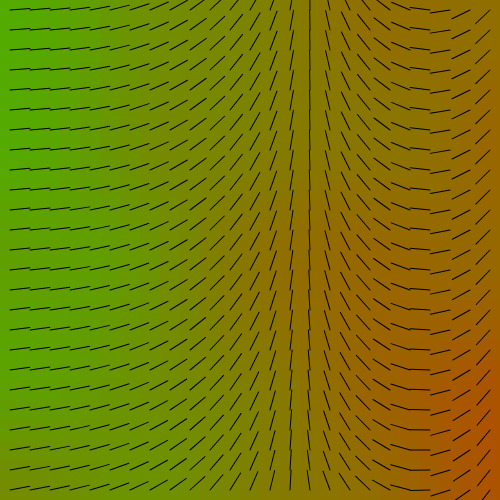
Frame 1 (no input)
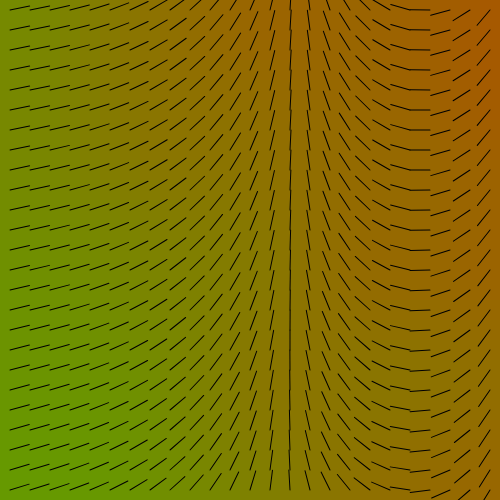
Frame 60 (no input)
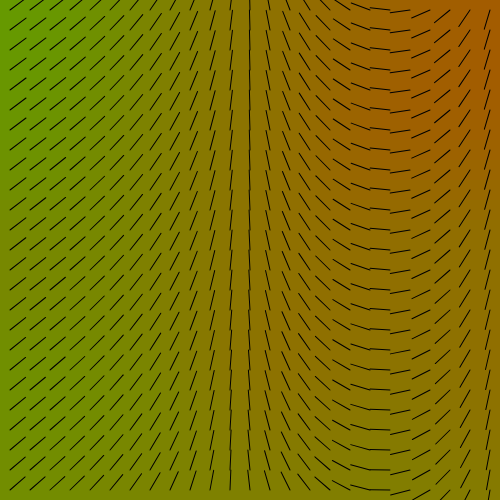
Frame 120 (the mouse pressed at the canvas centre since frame 60)

The p5.js sketch that drew these frames (run headless with seeded random() and noise() and a simulated clock; from frame 60 on, the mouse is pressed at the canvas centre):

// p5.js sketch
// ── sketch.js
var stepSize = 20;

function setup() {
  createCanvas(500, 500);
}
///////////////////////////////////////////////////////////////////////
function draw() {
  background(125);

  colorGrid();
  compassGrid();
}
///////////////////////////////////////////////////////////////////////
function colorGrid() {
  // your code here
  for (var x = 0; x < 25; x++) {
    for (var y = 0; y < 25; y++) {
      push();
      var nX = noise(
        (x * stepSize) / 1000,
        (y * stepSize) / 1000,
        (frameCount - mouseX) / 100
      );
      var c = lerpColor(color(255, 0, 0), color(0, 255, 0), nX);
      noStroke();
      fill(c);
      rect(x * stepSize, y * stepSize, stepSize, stepSize);
      pop();
    }
  }
}
///////////////////////////////////////////////////////////////////////
function compassGrid() {
  // your code here
  for (var x = 0; x < 25; x++) {
    for (var y = 0; y < 25; y++) {
      push();
      var nX = noise(x / 1000, y / 1000, (frameCount - mouseX) / 10000);
      var angle = map(nX, 0, 1, 0, 720);
      translate(x * stepSize + stepSize / 2, y * stepSize + stepSize / 2);
      rotate(angle);
      line(0, 0, 0, stepSize);

      pop();
    }
  }
}
